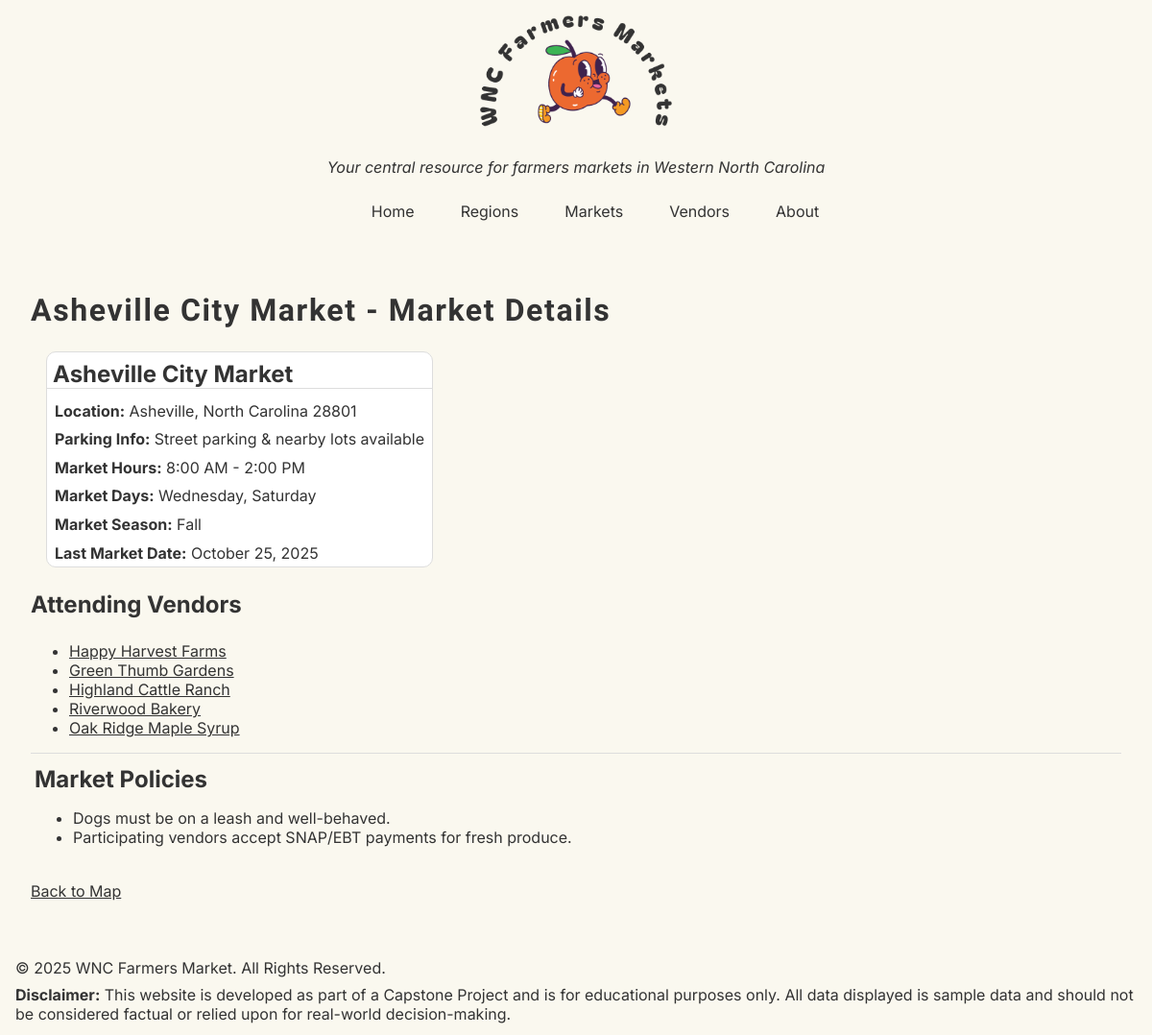
Screenshot of /public/market-details.php?id=1 with the database file from the repository.
### tables this page shows
CREATE TABLE `market` (
  `market_id` int(11) NOT NULL,
  `market_name` varchar(100) NOT NULL,
  `region_id` int(11) NOT NULL,
  `city` varchar(100) NOT NULL,
  `state_id` int(11) NOT NULL,
  `zip_code` varchar(10) DEFAULT NULL,
  `parking_info` varchar(255) DEFAULT NULL,
  `market_open` time NOT NULL DEFAULT '08:00:00',
  `market_close` time NOT NULL DEFAULT '14:00:00'
);

CREATE TABLE `state` (
  `state_id` int(11) NOT NULL,
  `state_code` varchar(2) NOT NULL,
  `state_name` varchar(100) NOT NULL
);

CREATE TABLE `vendor` (
  `vendor_id` int(11) NOT NULL,
  `vendor_name` varchar(100) NOT NULL,
  `vendor_website` varchar(255) DEFAULT NULL,
  `vendor_logo` varchar(2083) DEFAULT NULL,
  `vendor_description` varchar(255) DEFAULT NULL,
  `status` varchar(20) NOT NULL DEFAULT 'pending'
);

CREATE TABLE `policy_info` (
  `policy_id` int(11) NOT NULL,
  `policy_name` varchar(100) NOT NULL,
  `policy_description` text
);

### private/config.php (called while the page is built, shortened)
<?php
spl_autoload_register(function ($class) {
  $baseDir = __DIR__ . '/classes/';
  $file = $baseDir . strtolower($class) . '.class.php';
});

### private/classes/vendor.class.php (called while the page is built, shortened)
<?php
class Vendor extends DatabaseObject
{
  public static function findVendorsByMarket($market_id, $filters = [])
  {
    $sql = "SELECT v.vendor_id, v.vendor_name, v.vendor_website
            FROM vendor v
            JOIN vendor_market vm ON v.vendor_id = vm.vendor_id
            WHERE vm.market_id = ?";
    $params = [$market_id];
    if (!empty($filters['approved'])) {
      $sql .= " AND v.status = 'approved'";
    }
    $stmt = self::$database->prepare($sql);
    $stmt->execute($params);
    return $stmt->fetchAll(PDO::FETCH_ASSOC);
  }
}

### public/market-details.php (the view, shortened to what this page needs)
<?php
require_once('../private/config.php');
$market_id = intval($_GET['id']);
$market = Market::fetchMarketDetails($market_id);
$policies = Market::fetchMarketPolicies();
$vendors = Vendor::findVendorsByMarket($market_id, ['approved' => true]);
include_once HEADER_FILE;
?>
<!DOCTYPE html>
<html lang="en">
<head>
</head>
<body>
  <main>
    <h1><?= htmlspecialchars($market['market_name']) ?> - Market Details</h1>
    <div id="single-market-card">
      <?= Market::renderMarketCard($market) ?>
    </div>
    <h2>Attending Vendors</h2>
    <?php if (!empty($vendors)) : ?>
      <ul>
        <?php foreach ($vendors as $vendor) : ?>
          <li>
            <a href="vendor-details.php?id=<?= htmlspecialchars($vendor['vendor_id']) ?>&market_id=<?= htmlspecialchars($market_id) ?>">
              <?= htmlspecialchars($vendor['vendor_name']) ?>
            </a>
          </li>
        <?php endforeach; ?>
      </ul>
    <?php else : ?>
      <p>No vendors are currently listed for this market.</p>
    <?php endif; ?>
    <?php if (!empty($policies)) : ?>
      <section class="market-policies">
        <h2>Market Policies</h2>
        <ul>
          <?php foreach ($policies as $policy) : ?>
            <li><?= htmlspecialchars($policy['policy_description']) ?></li>
          <?php endforeach; ?>
        </ul>
      </section>
    <?php endif; ?>
    <a href="regions.php">Back to Map</a>
  </main>
</body>
<?php include_once FOOTER_FILE; ?>
</html>

### private/shared/header.php (shortened to what this page needs)
<!DOCTYPE html>
<html lang="en">
<head>
  <link rel="stylesheet" type="text/css" href="<?= PUBLIC_PATH ?>/css/farmers-market.css">
</head>
<body>
  <header>
    <a href="<?= PUBLIC_PATH ?>/index.php">
      <img src="<?= PUBLIC_PATH ?>/img/wnc-logo-color.png" alt="WNC Farmers Markets Logo" width="200" height="auto">
    </a>
    <p><em>Your central resource for farmers markets in Western North Carolina</em></p>
    <nav id="nav-menu">
      <ul>
        <li><a href="<?= PUBLIC_PATH ?>/index.php">Home</a></li>
        <li><a href="<?= PUBLIC_PATH ?>/regions.php">Regions</a></li>
        <li><a href="<?= PUBLIC_PATH ?>/markets.php">Markets</a></li>
        <li><a href="<?= PUBLIC_PATH ?>/vendors.php">Vendors</a></li>
        <li><a href="<?= PUBLIC_PATH ?>/about.php">About</a></li>
      </ul>
    </nav>
  </header>

### private/classes/market.class.php (shortened to what this page needs)
<?php
class Market extends DatabaseObject
{
  public static function fetchMarketDetails($market_id)
  {
    $sql = "SELECT
            m.market_name,
            m.city,
            s.state_name,
            m.zip_code,
            m.parking_info,
            m.market_open,
            m.market_close,
            GROUP_CONCAT(DISTINCT se.season_name ORDER BY se.season_name ASC SEPARATOR ', ') AS market_season,
            MAX(ms.last_day_of_season) AS last_market_date,
            GROUP_CONCAT(DISTINCT ms.market_day ORDER BY ms.market_day ASC SEPARATOR ', ') AS market_days
        FROM market m
        LEFT JOIN state s ON m.state_id = s.state_id
        LEFT JOIN market_schedule ms ON m.market_id = ms.market_id
        LEFT JOIN season se ON ms.season_id = se.season_id
        WHERE m.market_id = :market_id
        GROUP BY m.market_id";
    $stmt = self::$database->prepare($sql);
    $stmt->bindParam(':market_id', $market_id, PDO::PARAM_INT);
    $stmt->execute();
    return $stmt->fetch(PDO::FETCH_ASSOC);
  }
  public static function fetchMarketPolicies()
  {
    try {
      $sql = "SELECT policy_name, policy_description
                    FROM policy_info
                    WHERE policy_name IN ('Pet-Friendly Market', 'SNAP/EBT Accepted')";
      $stmt = self::$database->query($sql);
      return $stmt->fetchAll(PDO::FETCH_ASSOC);
    } catch (Exception $e) {
      die("SQL Error: " . $e->getMessage());
    }
  }
  public static function renderMarketCard(array $market, ?array $policies = null): string
  {
?>
    <div class="market-card">
      <h2><?= htmlspecialchars($market['market_name']) ?></h2>
      <p><strong>Location:</strong> <?= htmlspecialchars($market['city']) ?>, <?= htmlspecialchars($market['state_name']) ?> <?= htmlspecialchars($market['zip_code']) ?></p>
      <p><strong>Parking Info:</strong> <?= htmlspecialchars($market['parking_info']) ?></p>
      <?php if (!empty($market['market_open']) && !empty($market['market_close'])) : ?>
        <p><strong>Market Hours:</strong> <?= date("g:i A", strtotime($market['market_open'])) ?> - <?= date("g:i A", strtotime($market['market_close'])) ?></p>
      <?php endif; ?>
      <?php if (!empty($market['market_days'])) : ?>
        <p><strong>Market Days:</strong> <?= htmlspecialchars($market['market_days']) ?></p>
      <?php endif; ?>
      <?php if (!empty($market['market_season'])) : ?>
        <p><strong>Market Season:</strong> <?= htmlspecialchars($market['market_season']) ?></p>
      <?php endif; ?>
      <?php if (!empty($market['last_market_date'])) : ?>
        <p><strong>Last Market Date:</strong> <?= date('F j, Y', strtotime($market['last_market_date'])) ?></p>
      <?php endif; ?>
    </div>
<?php
    return ob_get_clean();
  }
}

### private/shared/footer.php
<footer>
  <p>&copy; <?php echo date("Y"); ?> WNC Farmers Market. All Rights Reserved.</p>
  <p><strong>Disclaimer:</strong> This website is developed as part of a Capstone Project and is for educational purposes only. All data displayed is sample data and should not be considered factual or relied upon for real-world decision-making.</p>
</footer>
</body>
</html>

### public/css/farmers-market.css (style rules this page uses)
* { box-sizing: border-box; }
body { background-color: #faf8ef; font-family: 'Inter', sans-serif; color: #333; font-size: 16px; margin: 0 auto; }
h1 { color: #333; font-family: 'Bagel Fat One', system-ui; letter-spacing: 0.05em; margin: 0.5rem 0; }
h2, h3, h4 { margin: 0.5rem 0; }
header { align-items: center; display: flex; flex-direction: column; justify-content: center; padding: 0 1rem 1.5rem; }
a { color: inherit; padding: 1rem 0; }
footer { display: flex; flex-direction: column; justify-content: center; padding: 0.5rem; }
footer > p { margin: 0.25rem 0; padding: 0 0.5rem; }
nav ul { display: flex; flex-direction: row; margin: 5px auto; }
nav ul li { list-style: none; margin: 0 15px; padding: 5px; }
nav a, #login a { padding: 0 0.25rem; position: relative; text-decoration: none; }
nav a::after, #login a::after { background-color: #3bb454; bottom: -3px; content: ''; height: 2px; left: 0; position: absolute; transform: scaleX(0); transform-origin: bottom right; transition: transform 0.3s ease-in-out; width: 100%; }
img { border-radius: 8px; display: block; height: auto; margin: 0 auto; max-width: 100%; }
main, #seasonal-harvest, noscript { display: flex; flex-direction: column; justify-content: center; margin: 1rem; padding: 1rem; }
main p, #seasonal-harvest p { margin: 0; }
.market-card { background-color: #fff; border: solid 1px #ddd; border-radius: 10px; box-sizing: border-box; display: flex; flex-direction: column; justify-content: center; margin: 0; padding: 0; }
#single-market-card { display: flex; padding: 1rem; }
.market-card > h2 { border-bottom: 1px solid #ddd; display: block; padding: 0 0.25em; }
.market-card p { margin: 0.15em 0; padding: 0.15rem 0.5rem; }
.market-policies { border-top: 1px solid #ddd; padding: 0.25rem; }

### rows the page displays
market: market_name "Asheville City Market", city "Asheville", state.state_name "North Carolina", zip_code "28801", parking_info "Street parking & nearby lots available", market_open "8:00 AM", market_close "2:00 PM"
vendor: vendor_name "Happy Harvest Farms"
vendor: vendor_name "Green Thumb Gardens"
vendor: vendor_name "Highland Cattle Ranch"
vendor: vendor_name "Riverwood Bakery"
vendor: vendor_name "Oak Ridge Maple Syrup"
policy_info: policy_description "Dogs must be on a leash and well-behaved."
policy_info: policy_description "Participating vendors accept SNAP/EBT payments for fresh produce."

### other values shown
$market['market_days'] "Wednesday, Saturday"
$market['market_season'] "Fall"
date('F j, Y', strtotime($market['last_market_date'])) "October 25, 2025"
